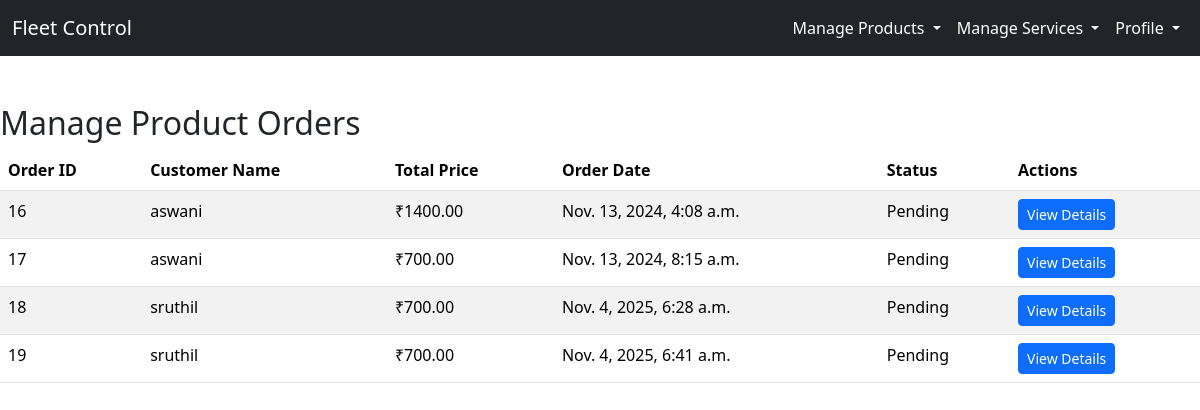
Screenshot of /manage_product_orders (signed in) with the database file from the repository.
### service_app/models.py (models this page shows, shortened)
class Checkout(models.Model):
    user = models.ForeignKey(User, on_delete=models.CASCADE)
    total_price = models.DecimalField(max_digits=10, decimal_places=2)
    checkout_date = models.DateTimeField(auto_now_add=True)
    address = models.CharField(max_length=255, null=True, blank=True)
    location = models.CharField(max_length=100, null=True, blank=True)
    city = models.CharField(max_length=100, null=True, blank=True)
    pincode = models.CharField(max_length=20, null=True, blank=True)
    landmark = models.CharField(max_length=100, null=True, blank=True)
    status = models.CharField(max_length=50)
    message = models.CharField(max_length=255, null=True, blank=True)
    bank_name = models.CharField(max_length=100, null=True, blank=True)
    bank_acc_no = models.CharField(max_length=50, null=True, blank=True)
    ifsc = models.CharField(max_length=20, null=True, blank=True)
    cvv = models.CharField(max_length=4, null=True, blank=True)
    paid = models.BooleanField(default=False)

class User(AbstractUser):
    is_customer = models.BooleanField(default=False, verbose_name='Is Customer')
    is_service = models.BooleanField(default=False, verbose_name='Is Service Center')
    name = models.CharField(max_length=100, default='User')
    profile_picture = models.ImageField(upload_to='profile_pictures', blank=True, null=True)
    location = models.CharField(max_length=300, blank=True, null=True)
    address = models.TextField(max_length=1000, blank=True, null=True)
    city = models.CharField(max_length=250, blank=True, null=True)
    landmark = models.CharField(max_length=250, blank=True, null=True)
    verified = models.BooleanField(default=False, verbose_name='Is Verified')
    gender = models.BooleanField(default=False, verbose_name='Gender')
    date_of_birth = models.DateField(null=True, blank=True, verbose_name='Date of Birth')
    pincode = models.CharField(max_length=10, blank=True, null=True, verbose_name='Pincode')
    mobile_number = models.CharField(max_length=15, blank=True, null=True, verbose_name='Mobile Number')
    bank_name = models.CharField(max_length=100, default='Nil')
    bank_account_number = models.CharField(max_length=50, default='Nil')
    ifsc_code = models.CharField(max_length=20, default='Nil')
    upi_id = models.CharField(max_length=100, default='Nil')

### service_app/views.py (the view)
# urls.py: path('manage_product_orders', views.manage_product_orders, name='manage_product_orders'),
def manage_product_orders(request):
    service_center_user = request.user  # Get the logged-in service center user
    orders = Checkout.objects.filter(ordered_products__product__user=service_center_user).distinct()
    context = {
        'orders': orders
    }
    return render(request, 'service_center/manage_product_orders.html', context)

### templates/service_center/manage_product_orders.html
{% extends 'service_center/service_base.html' %}
{% load static %}
{% block content %}
<br>
<br>
<h2>Manage Product Orders</h2>
{% if orders %}
    <table class="table table-striped">
        <thead>
            <tr>
                <th>Order ID</th>
                <th>Customer Name</th>
                <th>Total Price</th>
                <th>Order Date</th>
                <th>Status</th>
                <th>Actions</th>
            </tr>
        </thead>
        <tbody>
            {% for order in orders %}
                <tr>
                    <td>{{ order.id }}</td>
                    <td>{{ order.user.name }}</td>
                    <td>₹{{ order.total_price }}</td>
                    <td>{{ order.checkout_date }}</td>
                    <td>{{ order.status }}</td>
                    <td>
                        <a href="{% url 'order_details_service_side' order.id %}" class="btn btn-primary btn-sm">View Details</a>
                    </td>
                </tr>
            {% endfor %}
        </tbody>
    </table>
{% else %}
    <p>No orders found for your products.</p>
{% endif %}
<br>
<br>
{% endblock %}

### templates/service_center/service_base.html (shortened to what this page needs)
<!doctype html>
{% load static %}
<html lang="en">
  <head>
    <link href="https://cdn.jsdelivr.net/npm/bootstrap@5.3.3/dist/css/bootstrap.min.css" rel="stylesheet">
  </head>
  <body>
{% if request.user.is_authenticated %}
    <nav class="navbar navbar-expand-lg bg-dark">
    <div class="container-fluid">
        <a class="navbar-brand text-white" href="{% url 'service_home' %}">Fleet Control</a>
        <div class="collapse navbar-collapse" id="navbarSupportedContent">
        <ul class="navbar-nav ms-auto mb-2 mb-lg-0">
            <li class="nav-item dropdown">
            <a class="nav-link dropdown-toggle text-white" href="#" role="button" data-bs-toggle="dropdown" aria-expanded="false">
              Manage Products
            </a>
            </li>
            <li class="nav-item dropdown">
              <a class="nav-link dropdown-toggle text-white" href="#" role="button" data-bs-toggle="dropdown" aria-expanded="false">
                Manage Services
              </a>
              </li>
              <li class="nav-item dropdown">
                <a class="nav-link dropdown-toggle text-white" href="#" role="button" data-bs-toggle="dropdown" aria-expanded="false">
                  Profile
                </a>
                </li>
        </ul>
        </div>
    </div>
    </nav>
    {% block content %}
    {% endblock %}
{% else %}
    <h1>unauthorized user</h1>
{% endif %}
  </body>
</html>

### rows the page displays
Checkout: id "16", user.name "aswani", total_price "1400.00", checkout_date "Nov. 13, 2024, 4:08 a.m.", status "Pending"
Checkout: id "17", user.name "aswani", total_price "700.00", checkout_date "Nov. 13, 2024, 8:15 a.m.", status "Pending"
Checkout: id "18", user.name "sruthil", total_price "700.00", checkout_date "Nov. 4, 2025, 6:28 a.m.", status "Pending"
Checkout: id "19", user.name "sruthil", total_price "700.00", checkout_date "Nov. 4, 2025, 6:41 a.m.", status "Pending"
